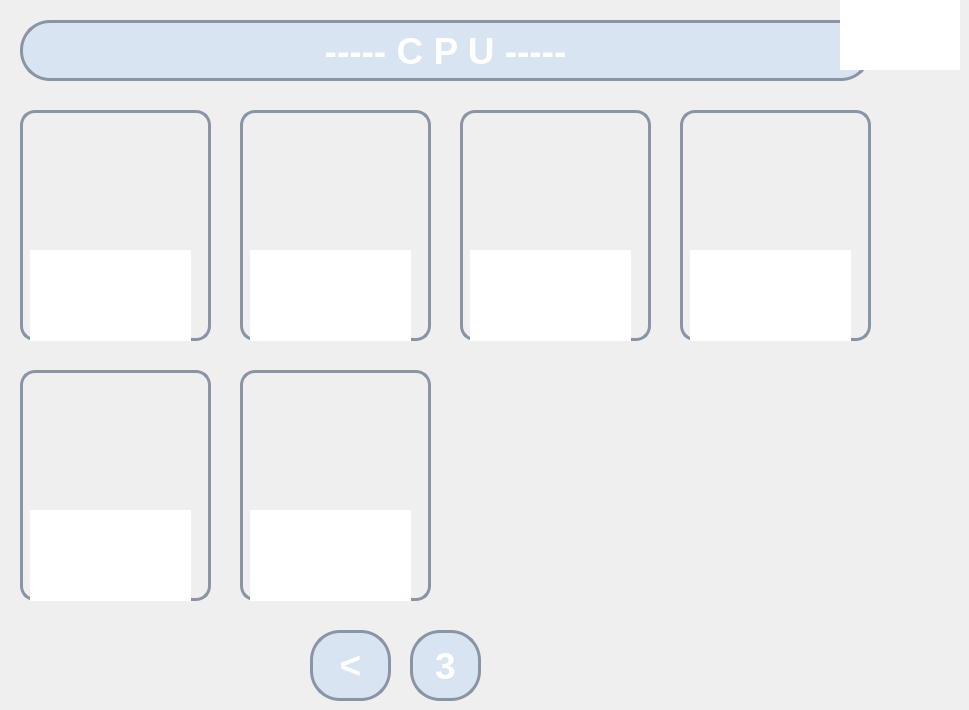
    <widget class="QWidget" name="page_6">
     <widget class="QLabel" name="label_18">
      <property name="geometry">
       <rect>
        <x>20</x>
        <y>20</y>
        <width>851</width>
        <height>61</height>
       </rect>
      </property>
      <property name="font">
       <font>
        <pointsize>28</pointsize>
        <weight>75</weight>
        <bold>true</bold>
       </font>
      </property>
      <property name="styleSheet">
       <string notr="true">background-color: rgba(0, 120, 255, 25);
border-radius: 30px;
border: 3px solid #8994A4;
color:white;</string>
      </property>
      <property name="text">
       <string>----- C P U -----</string>
      </property>
      <property name="alignment">
       <set>Qt::AlignCenter</set>
      </property>
     </widget>
     <widget class="QWidget" name="widget_19" native="true">
      <property name="geometry">
       <rect>
        <x>680</x>
        <y>110</y>
        <width>191</width>
        <height>231</height>
       </rect>
      </property>
      <property name="styleSheet">
       <string notr="true">
border-radius: 15px;
border: 3px solid #8994A4;</string>
      </property>
      <widget class="QLabel" name="label_41">
       <property name="geometry">
        <rect>
         <x>40</x>
         <y>10</y>
         <width>121</width>
         <height>131</height>
        </rect>
       </property>
       <property name="styleSheet">
        <string notr="true">border-radius: 0px;
border: 0px;</string>
       </property>
       <property name="text">
        <string/>
       </property>
       <property name="pixmap">
        <pixmap>../icons/INTEL/Intel Core Ultra 7 265K.png</pixmap>
       </property>
       <property name="scaledContents">
        <bool>true</bool>
       </property>
      </widget>
      <widget class="QTextEdit" name="textEdit_44">
       <property name="geometry">
        <rect>
         <x>10</x>
         <y>140</y>
         <width>161</width>
         <height>91</height>
        </rect>
       </property>
       <property name="styleSheet">
        <string notr="true">border-radius: 0px;
border: 0px;</string>
       </property>
       <property name="html">
        <string>&lt;!DOCTYPE HTML PUBLIC &quot;-//W3C//DTD HTML 4.0//EN&quot; &quot;http://www.w3.org/TR/REC-html40/strict.dtd&quot;&gt;
&lt;html&gt;&lt;head&gt;&lt;meta name=&quot;qrichtext&quot; content=&quot;1&quot; /&gt;&lt;style type=&quot;text/css&quot;&gt;
p, li { white-space: pre-wrap; }
&lt;/style&gt;&lt;/head&gt;&lt;body style=&quot; font-family:'MS Shell Dlg 2'; font-size:7.8pt; font-weight:400; font-style:normal;&quot;&gt;
&lt;p style=&quot; margin-top:0px; margin-bottom:0px; margin-left:0px; margin-right:0px; -qt-block-indent:0; text-indent:0px;&quot;&gt;&lt;span style=&quot; font-size:8pt; font-weight:600; color:#ffffff;&quot;&gt;Intel Core i3-13100F&lt;/span&gt;&lt;span style=&quot; font-size:8pt; color:#ffffff;&quot;&gt;&lt;br /&gt;4 nhân, 8 luồng&lt;br /&gt;Socket: LGA1700&lt;br /&gt;Văn phòng, game eSports&lt;br /&gt;Giá: ~2.9 triệu VNĐ&lt;/span&gt;&lt;/p&gt;&lt;/body&gt;&lt;/html&gt;</string>
       </property>
      </widget>
     </widget>
     <widget class="QWidget" name="widget_21" native="true">
      <property name="geometry">
       <rect>
        <x>460</x>
        <y>110</y>
        <width>191</width>
        <height>231</height>
       </rect>
      </property>
      <property name="styleSheet">
       <string notr="true">
border-radius: 15px;
border: 3px solid #8994A4;</string>
      </property>
      <widget class="QLabel" name="label_40">
       <property name="geometry">
        <rect>
         <x>10</x>
         <y>-10</y>
         <width>171</width>
         <height>161</height>
        </rect>
       </property>
       <property name="styleSheet">
        <string notr="true">border-radius: 0px;
border: 0px;</string>
       </property>
       <property name="text">
        <string/>
       </property>
       <property name="pixmap">
        <pixmap>../icons/INTEL/Intel Core Ultra 5 245K.png</pixmap>
       </property>
       <property name="scaledContents">
        <bool>true</bool>
       </property>
      </widget>
      <widget class="QTextEdit" name="textEdit_43">
       <property name="geometry">
        <rect>
         <x>10</x>
         <y>140</y>
         <width>161</width>
         <height>91</height>
        </rect>
       </property>
       <property name="styleSheet">
        <string notr="true">border-radius: 0px;
border: 0px;</string>
       </property>
       <property name="html">
        <string>&lt;!DOCTYPE HTML PUBLIC &quot;-//W3C//DTD HTML 4.0//EN&quot; &quot;http://www.w3.org/TR/REC-html40/strict.dtd&quot;&gt;
&lt;html&gt;&lt;head&gt;&lt;meta name=&quot;qrichtext&quot; content=&quot;1&quot; /&gt;&lt;style type=&quot;text/css&quot;&gt;
p, li { white-space: pre-wrap; }
&lt;/style&gt;&lt;/head&gt;&lt;body style=&quot; font-family:'MS Shell Dlg 2'; font-size:7.8pt; font-weight:400; font-style:normal;&quot;&gt;
&lt;p style=&quot; margin-top:0px; margin-bottom:0px; margin-left:0px; margin-right:0px; -qt-block-indent:0; text-indent:0px;&quot;&gt;&lt;span style=&quot; font-size:8pt; font-weight:600; color:#ffffff;&quot;&gt;Intel Core i3-13100F&lt;/span&gt;&lt;span style=&quot; font-size:8pt; color:#ffffff;&quot;&gt;&lt;br /&gt;4 nhân, 8 luồng&lt;br /&gt;Socket: LGA1700&lt;br /&gt;Văn phòng, game eSports&lt;br /&gt;Giá: ~2.9 triệu VNĐ&lt;/span&gt;&lt;/p&gt;&lt;/body&gt;&lt;/html&gt;</string>
       </property>
      </widget>
     </widget>
     <widget class="QWidget" name="widget_22" native="true">
      <property name="geometry">
       <rect>
        <x>240</x>
        <y>110</y>
        <width>191</width>
        <height>231</height>
       </rect>
      </property>
      <property name="styleSheet">
       <string notr="true">
border-radius: 15px;
border: 3px solid #8994A4;</string>
      </property>
      <widget class="QLabel" name="label_23">
       <property name="geometry">
        <rect>
         <x>10</x>
         <y>-10</y>
         <width>171</width>
         <height>161</height>
        </rect>
       </property>
       <property name="styleSheet">
        <string notr="true">border-radius: 0px;
border: 0px;</string>
       </property>
       <property name="text">
        <string/>
       </property>
       <property name="pixmap">
        <pixmap>../icons/INTEL/Intel Core i9-12900K.png</pixmap>
       </property>
       <property name="scaledContents">
        <bool>true</bool>
       </property>
      </widget>
      <widget class="QTextEdit" name="textEdit_42">
       <property name="geometry">
        <rect>
         <x>10</x>
         <y>140</y>
         <width>161</width>
         <height>91</height>
        </rect>
       </property>
       <property name="styleSheet">
        <string notr="true">border-radius: 0px;
border: 0px;</string>
       </property>
       <property name="html">
        <string>&lt;!DOCTYPE HTML PUBLIC &quot;-//W3C//DTD HTML 4.0//EN&quot; &quot;http://www.w3.org/TR/REC-html40/strict.dtd&quot;&gt;
&lt;html&gt;&lt;head&gt;&lt;meta name=&quot;qrichtext&quot; content=&quot;1&quot; /&gt;&lt;style type=&quot;text/css&quot;&gt;
p, li { white-space: pre-wrap; }
&lt;/style&gt;&lt;/head&gt;&lt;body style=&quot; font-family:'MS Shell Dlg 2'; font-size:7.8pt; font-weight:400; font-style:normal;&quot;&gt;
&lt;p style=&quot; margin-top:0px; margin-bottom:0px; margin-left:0px; margin-right:0px; -qt-block-indent:0; text-indent:0px;&quot;&gt;&lt;span style=&quot; font-size:8pt; font-weight:600; color:#ffffff;&quot;&gt;Intel Core i3-13100F&lt;/span&gt;&lt;span style=&quot; font-size:8pt; color:#ffffff;&quot;&gt;&lt;br /&gt;4 nhân, 8 luồng&lt;br /&gt;Socket: LGA1700&lt;br /&gt;Văn phòng, game eSports&lt;br /&gt;Giá: ~2.9 triệu VNĐ&lt;/span&gt;&lt;/p&gt;&lt;/body&gt;&lt;/html&gt;</string>
       </property>
      </widget>
     </widget>
     <widget class="QWidget" name="widget_23" native="true">
      <property name="geometry">
       <rect>
        <x>20</x>
        <y>110</y>
        <width>191</width>
        <height>231</height>
       </rect>
      </property>
      <property name="styleSheet">
       <string notr="true">
border-radius: 15px;
border: 3px solid #8994A4;</string>
      </property>
      <widget class="QLabel" name="label_22">
       <property name="geometry">
        <rect>
         <x>10</x>
         <y>-10</y>
         <width>171</width>
         <height>161</height>
        </rect>
       </property>
       <property name="styleSheet">
        <string notr="true">border-radius: 0px;
border: 0px;</string>
       </property>
       <property name="text">
        <string/>
       </property>
       <property name="pixmap">
        <pixmap>../icons/INTEL/Intel Core i7-13700K.png</pixmap>
       </property>
       <property name="scaledContents">
        <bool>true</bool>
       </property>
      </widget>
     </widget>
     <widget class="QWidget" name="widget_24" native="true">
      <property name="geometry">
       <rect>
        <x>240</x>
        <y>370</y>
        <width>191</width>
        <height>231</height>
       </rect>
      </property>
      <property name="styleSheet">
       <string notr="true">
border-radius: 15px;
border: 3px solid #8994A4;</string>
      </property>
      <widget class="QLabel" name="label_43">
       <property name="geometry">
        <rect>
         <x>10</x>
         <y>10</y>
         <width>171</width>
         <height>151</height>
        </rect>
       </property>
       <property name="styleSheet">
        <string notr="true">border-radius: 0px;
border: 0px;</string>
       </property>
       <property name="text">
        <string/>
       </property>
       <property name="pixmap">
        <pixmap>../icons/AMD/AMD_Ryzen_9_9950X.png</pixmap>
       </property>
       <property name="scaledContents">
        <bool>true</bool>
       </property>
      </widget>
      <widget class="QTextEdit" name="textEdit_46">
       <property name="geometry">
        <rect>
         <x>10</x>
         <y>140</y>
         <width>161</width>
         <height>91</height>
        </rect>
       </property>
       <property name="styleSheet">
        <string notr="true">border-radius: 0px;
border: 0px;</string>
       </property>
       <property name="html">
        <string>&lt;!DOCTYPE HTML PUBLIC &quot;-//W3C//DTD HTML 4.0//EN&quot; &quot;http://www.w3.org/TR/REC-html40/strict.dtd&quot;&gt;
&lt;html&gt;&lt;head&gt;&lt;meta name=&quot;qrichtext&quot; content=&quot;1&quot; /&gt;&lt;style type=&quot;text/css&quot;&gt;
p, li { white-space: pre-wrap; }
&lt;/style&gt;&lt;/head&gt;&lt;body style=&quot; font-family:'MS Shell Dlg 2'; font-size:7.8pt; font-weight:400; font-style:normal;&quot;&gt;
&lt;p style=&quot; margin-top:0px; margin-bottom:0px; margin-left:0px; margin-right:0px; -qt-block-indent:0; text-indent:0px;&quot;&gt;&lt;span style=&quot; font-size:8pt; font-weight:600; color:#ffffff;&quot;&gt;Intel Core i3-13100F&lt;/span&gt;&lt;span style=&quot; font-size:8pt; color:#ffffff;&quot;&gt;&lt;br /&gt;4 nhân, 8 luồng&lt;br /&gt;Socket: LGA1700&lt;br /&gt;Văn phòng, game eSports&lt;br /&gt;Giá: ~2.9 triệu VNĐ&lt;/span&gt;&lt;/p&gt;&lt;/body&gt;&lt;/html&gt;</string>
       </property>
      </widget>
     </widget>
     <widget class="QWidget" name="widget_26" native="true">
      <property name="geometry">
       <rect>
        <x>20</x>
        <y>370</y>
        <width>191</width>
        <height>231</height>
       </rect>
      </property>
      <property name="styleSheet">
       <string notr="true">
border-radius: 15px;
border: 3px solid #8994A4;</string>
      </property>
      <widget class="QLabel" name="label_42">
       <property name="geometry">
        <rect>
         <x>10</x>
         <y>-10</y>
         <width>171</width>
         <height>161</height>
        </rect>
       </property>
       <property name="styleSheet">
        <string notr="true">border-radius: 0px;
border: 0px;</string>
       </property>
       <property name="text">
        <string/>
       </property>
       <property name="pixmap">
        <pixmap>../icons/AMD/AMD_Ryzen_9_7900X.png</pixmap>
       </property>
       <property name="scaledContents">
        <bool>true</bool>
       </property>
      </widget>
      <widget class="QTextEdit" name="textEdit_45">
       <property name="geometry">
        <rect>
         <x>10</x>
         <y>140</y>
         <width>161</width>
         <height>91</height>
        </rect>
       </property>
       <property name="styleSheet">
        <string notr="true">border-radius: 0px;
border: 0px;</string>
       </property>
       <property name="html">
        <string>&lt;!DOCTYPE HTML PUBLIC &quot;-//W3C//DTD HTML 4.0//EN&quot; &quot;http://www.w3.org/TR/REC-html40/strict.dtd&quot;&gt;
&lt;html&gt;&lt;head&gt;&lt;meta name=&quot;qrichtext&quot; content=&quot;1&quot; /&gt;&lt;style type=&quot;text/css&quot;&gt;
p, li { white-space: pre-wrap; }
&lt;/style&gt;&lt;/head&gt;&lt;body style=&quot; font-family:'MS Shell Dlg 2'; font-size:7.8pt; font-weight:400; font-style:normal;&quot;&gt;
&lt;p style=&quot; margin-top:0px; margin-bottom:0px; margin-left:0px; margin-right:0px; -qt-block-indent:0; text-indent:0px;&quot;&gt;&lt;span style=&quot; font-size:8pt; font-weight:600; color:#ffffff;&quot;&gt;Intel Core i3-13100F&lt;/span&gt;&lt;span style=&quot; font-size:8pt; color:#ffffff;&quot;&gt;&lt;br /&gt;4 nhân, 8 luồng&lt;br /&gt;Socket: LGA1700&lt;br /&gt;Văn phòng, game eSports&lt;br /&gt;Giá: ~2.9 triệu VNĐ&lt;/span&gt;&lt;/p&gt;&lt;/body&gt;&lt;/html&gt;</string>
       </property>
      </widget>
     </widget>
     <widget class="QLabel" name="label_19">
      <property name="geometry">
       <rect>
        <x>410</x>
        <y>630</y>
        <width>71</width>
        <height>71</height>
       </rect>
      </property>
      <property name="font">
       <font>
        <pointsize>28</pointsize>
        <weight>75</weight>
        <bold>true</bold>
       </font>
      </property>
      <property name="styleSheet">
       <string notr="true">background-color: rgba(0, 120, 255, 25);
border-radius: 30px;
border: 3px solid #8994A4;
color:white;</string>
      </property>
      <property name="text">
       <string>3</string>
      </property>
      <property name="alignment">
       <set>Qt::AlignCenter</set>
      </property>
     </widget>
     <widget class="QLabel" name="label_21">
      <property name="geometry">
       <rect>
        <x>310</x>
        <y>630</y>
        <width>81</width>
        <height>71</height>
       </rect>
      </property>
      <property name="font">
       <font>
        <pointsize>28</pointsize>
        <weight>75</weight>
        <bold>true</bold>
       </font>
      </property>
      <property name="styleSheet">
       <string notr="true">background-color: rgba(0, 120, 255, 25);
border-radius: 30px;
border: 3px solid #8994A4;
color:white;</string>
      </property>
      <property name="text">
       <string>&lt;</string>
      </property>
      <property name="alignment">
       <set>Qt::AlignCenter</set>
      </property>
     </widget>
     <widget class="QWidget" name="widget_48" native="true">
      <property name="geometry">
       <rect>
        <x>840</x>
        <y>-10</y>
        <width>120</width>
        <height>80</height>
       </rect>
      </property>
      <property name="styleSheet">
       <string notr="true">background: white;</string>
      </property>
     </widget>
     <widget class="QTextEdit" name="textEdit_41">
      <property name="geometry">
       <rect>
        <x>30</x>
        <y>250</y>
        <width>161</width>
        <height>91</height>
       </rect>
      </property>
      <property name="styleSheet">
       <string notr="true">border-radius: 0px;
border: 0px;</string>
      </property>
      <property name="html">
       <string>&lt;!DOCTYPE HTML PUBLIC &quot;-//W3C//DTD HTML 4.0//EN&quot; &quot;http://www.w3.org/TR/REC-html40/strict.dtd&quot;&gt;
&lt;html&gt;&lt;head&gt;&lt;meta name=&quot;qrichtext&quot; content=&quot;1&quot; /&gt;&lt;style type=&quot;text/css&quot;&gt;
p, li { white-space: pre-wrap; }
&lt;/style&gt;&lt;/head&gt;&lt;body style=&quot; font-family:'MS Shell Dlg 2'; font-size:7.8pt; font-weight:400; font-style:normal;&quot;&gt;
&lt;p style=&quot; margin-top:0px; margin-bottom:0px; margin-left:0px; margin-right:0px; -qt-block-indent:0; text-indent:0px;&quot;&gt;&lt;span style=&quot; font-size:8pt; font-weight:600; color:#ffffff;&quot;&gt;Intel Core i3-13100F&lt;/span&gt;&lt;span style=&quot; font-size:8pt; color:#ffffff;&quot;&gt;&lt;br /&gt;4 nhân, 8 luồng&lt;br /&gt;Socket: LGA1700&lt;br /&gt;Văn phòng, game eSports&lt;br /&gt;Giá: ~2.9 triệu VNĐ&lt;/span&gt;&lt;/p&gt;&lt;/body&gt;&lt;/html&gt;</string>
      </property>
     </widget>
    </widget>
